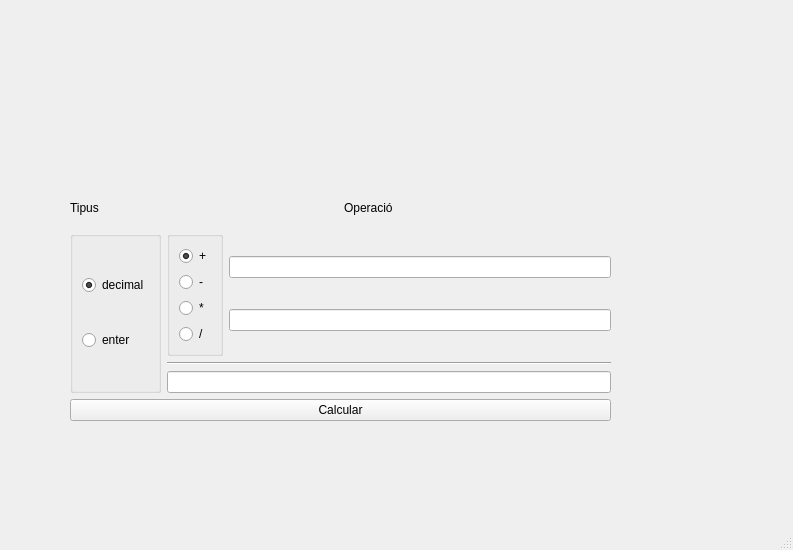
<?xml version="1.0" encoding="UTF-8"?>
<ui version="4.0">
 <class>Calculadora</class>
 <widget class="QMainWindow" name="Calculadora">
  <property name="geometry">
   <rect>
    <x>0</x>
    <y>0</y>
    <width>793</width>
    <height>550</height>
   </rect>
  </property>
  <property name="minimumSize">
   <size>
    <width>0</width>
    <height>250</height>
   </size>
  </property>
  <property name="maximumSize">
   <size>
    <width>16777214</width>
    <height>550</height>
   </size>
  </property>
  <property name="windowTitle">
   <string>MainWindow</string>
  </property>
  <widget class="QWidget" name="centralwidget">
   <widget class="QWidget" name="layoutWidget">
    <property name="geometry">
     <rect>
      <x>70</x>
      <y>190</y>
      <width>541</width>
      <height>231</height>
     </rect>
    </property>
    <layout class="QGridLayout" name="gridLayout_2">
     <item row="1" column="0" rowspan="3">
      <widget class="QGroupBox" name="groupBox_2">
       <property name="title">
        <string/>
       </property>
       <layout class="QVBoxLayout" name="verticalLayout">
        <item>
         <widget class="QRadioButton" name="rb_decimal">
          <property name="text">
           <string>decimal</string>
          </property>
          <property name="checkable">
           <bool>true</bool>
          </property>
          <property name="checked">
           <bool>true</bool>
          </property>
         </widget>
        </item>
        <item>
         <widget class="QRadioButton" name="rb_enter">
          <property name="text">
           <string>enter</string>
          </property>
         </widget>
        </item>
       </layout>
      </widget>
     </item>
     <item row="4" column="0" colspan="3">
      <widget class="QPushButton" name="bt_calcular">
       <property name="text">
        <string>Calcular</string>
       </property>
      </widget>
     </item>
     <item row="3" column="1" colspan="2">
      <widget class="QLineEdit" name="le_num3"/>
     </item>
     <item row="1" column="1">
      <widget class="QGroupBox" name="groupBox">
       <property name="title">
        <string/>
       </property>
       <layout class="QVBoxLayout" name="verticalLayout_2">
        <item>
         <widget class="QRadioButton" name="rb_suma">
          <property name="text">
           <string>+</string>
          </property>
          <property name="checkable">
           <bool>true</bool>
          </property>
          <property name="checked">
           <bool>true</bool>
          </property>
         </widget>
        </item>
        <item>
         <widget class="QRadioButton" name="rb_resta">
          <property name="text">
           <string>-</string>
          </property>
         </widget>
        </item>
        <item>
         <widget class="QRadioButton" name="rb_producte">
          <property name="text">
           <string>*</string>
          </property>
         </widget>
        </item>
        <item>
         <widget class="QRadioButton" name="rb_divisio">
          <property name="text">
           <string>/</string>
          </property>
         </widget>
        </item>
       </layout>
      </widget>
     </item>
     <item row="2" column="1" colspan="2">
      <widget class="Line" name="line">
       <property name="orientation">
        <enum>Qt::Horizontal</enum>
       </property>
      </widget>
     </item>
     <item row="1" column="2">
      <layout class="QVBoxLayout" name="verticalLayout_4">
       <item>
        <widget class="QLineEdit" name="le_num1">
         <property name="maxLength">
          <number>12</number>
         </property>
         <property name="readOnly">
          <bool>false</bool>
         </property>
        </widget>
       </item>
       <item>
        <widget class="QLineEdit" name="le_num2">
         <property name="maxLength">
          <number>12</number>
         </property>
        </widget>
       </item>
      </layout>
     </item>
     <item row="0" column="0" colspan="3">
      <layout class="QHBoxLayout" name="horizontalLayout">
       <item>
        <widget class="QLabel" name="labell">
         <property name="text">
          <string>Tipus</string>
         </property>
        </widget>
       </item>
       <item>
        <widget class="QLabel" name="label_2">
         <property name="text">
          <string>Operació</string>
         </property>
        </widget>
       </item>
      </layout>
     </item>
    </layout>
   </widget>
  </widget>
  <widget class="QMenuBar" name="menubar">
   <property name="geometry">
    <rect>
     <x>0</x>
     <y>0</y>
     <width>793</width>
     <height>26</height>
    </rect>
   </property>
  </widget>
  <widget class="QStatusBar" name="statusbar"/>
 </widget>
 <resources/>
 <connections/>
</ui>
